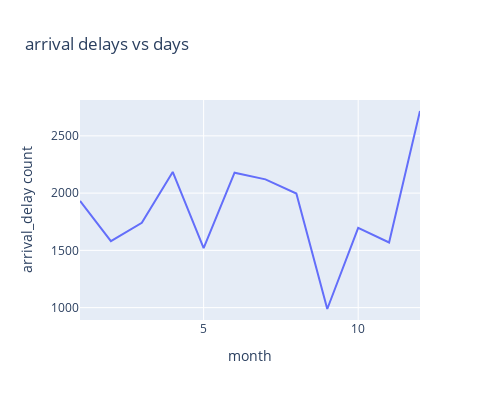

Notebook cell for this chart:
### Code cell
import plotly.express as px
fig = px.line(arr_delays_at_day, x="month", y="arrival_delay count", title='arrival delays vs days',width=500, height=400)
fig.show()

### Figure 1 — Plotly figure (JSON) as saved in the notebook; plotly's stock layout.template omitted (floating-point values rounded to 4 significant figures)
{"data": [{"hovertemplate": "month=%{x}<br>arrival_delay count=%{y}<extra></extra>", "legendgroup": "", "line": {"color": "#636efa", "dash": "solid"}, "marker": {"symbol": "circle"}, "mode": "lines", "name": "", "orientation": "v", "showlegend": false, "type": "scatter", "x": [1, 2, 3, 4, 5, 6, 7, 8, 9, 10, 11, 12], "xaxis": "x", "y": [1932, 1581, 1740, 2185, 1519, 2178, 2120, 1996, 988, 1697, 1569, 2717], "yaxis": "y"}], "layout": {"height": 400, "legend": {"tracegroupgap": 0}, "title": {"text": "arrival delays vs days"}, "width": 500, "xaxis": {"anchor": "y", "domain": [0, 1], "title": {"text": "month"}}, "yaxis": {"anchor": "x", "domain": [0, 1], "title": {"text": "arrival_delay count"}}}}
